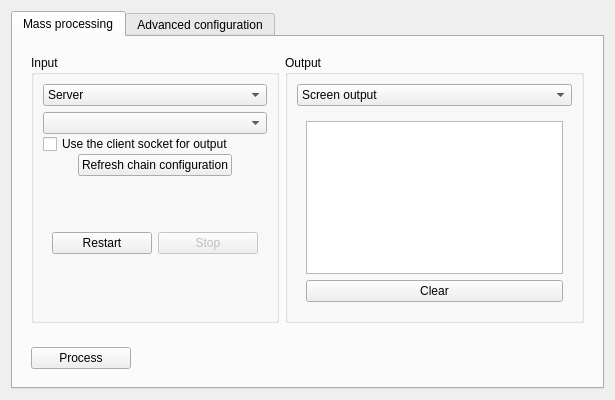
<?xml version="1.0" encoding="UTF-8"?>
<ui version="4.0">
 <comment>
  * Released as open source by Gabriel Caudrelier
  *
  * Developed by Gabriel Caudrelier, gabriel dot caudrelier at gmail dot com
  *
  * https://github.com/metrodango/pip3line
  *
  * Released under BSD 3-Clause see LICENSE for more information
</comment>
 <class>MassProcessingDialog</class>
 <widget class="QDialog" name="MassProcessingDialog">
  <property name="geometry">
   <rect>
    <x>0</x>
    <y>0</y>
    <width>566</width>
    <height>400</height>
   </rect>
  </property>
  <property name="windowTitle">
   <string>Mass processing</string>
  </property>
  <layout class="QVBoxLayout" name="verticalLayout_9">
   <item>
    <widget class="QWidget" name="processingWidget" native="true">
     <layout class="QVBoxLayout" name="verticalLayout_5">
      <property name="spacing">
       <number>0</number>
      </property>
      <property name="margin">
       <number>0</number>
      </property>
      <item>
       <widget class="QTabWidget" name="mainTabWidget">
        <property name="currentIndex">
         <number>0</number>
        </property>
        <widget class="QWidget" name="massProcess">
         <attribute name="title">
          <string>Mass processing</string>
         </attribute>
         <layout class="QVBoxLayout" name="verticalLayout_12">
          <item>
           <widget class="QWidget" name="confWidget" native="true">
            <layout class="QHBoxLayout" name="horizontalLayout">
             <item>
              <widget class="QGroupBox" name="inputGroupBox">
               <property name="title">
                <string>Input</string>
               </property>
               <layout class="QVBoxLayout" name="verticalLayout_2">
                <item>
                 <widget class="QComboBox" name="inputComboBox">
                  <property name="currentIndex">
                   <number>2</number>
                  </property>
                  <item>
                   <property name="text">
                    <string>Text File</string>
                   </property>
                  </item>
                  <item>
                   <property name="text">
                    <string>Manual input</string>
                   </property>
                  </item>
                  <item>
                   <property name="text">
                    <string>Server</string>
                   </property>
                  </item>
                 </widget>
                </item>
                <item>
                 <widget class="QWidget" name="inputfileWidget" native="true">
                  <layout class="QVBoxLayout" name="verticalLayout_3">
                   <property name="spacing">
                    <number>0</number>
                   </property>
                   <property name="margin">
                    <number>0</number>
                   </property>
                   <item>
                    <widget class="QStackedWidget" name="inputStackedWidget">
                     <property name="currentIndex">
                      <number>1</number>
                     </property>
                     <widget class="QWidget" name="textFileInputPage">
                      <layout class="QVBoxLayout" name="verticalLayout_6">
                       <property name="margin">
                        <number>0</number>
                       </property>
                       <item>
                        <widget class="QWidget" name="chooseInputFileWidget" native="true">
                         <property name="sizePolicy">
                          <sizepolicy hsizetype="Minimum" vsizetype="Maximum">
                           <horstretch>0</horstretch>
                           <verstretch>0</verstretch>
                          </sizepolicy>
                         </property>
                         <layout class="QFormLayout" name="formLayout_2">
                          <property name="fieldGrowthPolicy">
                           <enum>QFormLayout::ExpandingFieldsGrow</enum>
                          </property>
                          <property name="labelAlignment">
                           <set>Qt::AlignLeading|Qt::AlignLeft|Qt::AlignVCenter</set>
                          </property>
                          <property name="formAlignment">
                           <set>Qt::AlignRight|Qt::AlignTop|Qt::AlignTrailing</set>
                          </property>
                          <property name="horizontalSpacing">
                           <number>-1</number>
                          </property>
                          <item row="1" column="1">
                           <widget class="QLineEdit" name="inputFileLineEdit">
                            <property name="readOnly">
                             <bool>false</bool>
                            </property>
                           </widget>
                          </item>
                          <item row="1" column="0">
                           <widget class="QPushButton" name="inputFilePushButton">
                            <property name="sizePolicy">
                             <sizepolicy hsizetype="Maximum" vsizetype="Fixed">
                              <horstretch>0</horstretch>
                              <verstretch>0</verstretch>
                             </sizepolicy>
                            </property>
                            <property name="text">
                             <string>...</string>
                            </property>
                           </widget>
                          </item>
                         </layout>
                        </widget>
                       </item>
                       <item>
                        <widget class="QLabel" name="textInputFilelabel">
                         <property name="text">
                          <string>The input file will be read line by line (A &quot;line&quot; being OS dependant)</string>
                         </property>
                         <property name="wordWrap">
                          <bool>true</bool>
                         </property>
                        </widget>
                       </item>
                      </layout>
                     </widget>
                     <widget class="QWidget" name="serverPage">
                      <layout class="QVBoxLayout" name="verticalLayout">
                       <property name="spacing">
                        <number>0</number>
                       </property>
                       <property name="margin">
                        <number>0</number>
                       </property>
                       <item>
                        <widget class="QComboBox" name="serverTypeComboBox"/>
                       </item>
                       <item>
                        <widget class="QWidget" name="serverMgmt" native="true">
                         <layout class="QVBoxLayout" name="verticalLayout_7">
                          <property name="spacing">
                           <number>0</number>
                          </property>
                          <property name="margin">
                           <number>0</number>
                          </property>
                          <item>
                           <widget class="QCheckBox" name="useSocketForOutputcheckBox">
                            <property name="text">
                             <string>Use the client socket for output</string>
                            </property>
                           </widget>
                          </item>
                          <item alignment="Qt::AlignHCenter">
                           <widget class="QPushButton" name="refreshConfPushButton">
                            <property name="sizePolicy">
                             <sizepolicy hsizetype="Maximum" vsizetype="Fixed">
                              <horstretch>0</horstretch>
                              <verstretch>0</verstretch>
                             </sizepolicy>
                            </property>
                            <property name="text">
                             <string>Refresh chain configuration</string>
                            </property>
                           </widget>
                          </item>
                          <item>
                           <widget class="QWidget" name="serverButtonsWidget" native="true">
                            <layout class="QHBoxLayout" name="horizontalLayout_4">
                             <item>
                              <widget class="QPushButton" name="restartPushButton">
                               <property name="sizePolicy">
                                <sizepolicy hsizetype="Maximum" vsizetype="Fixed">
                                 <horstretch>0</horstretch>
                                 <verstretch>0</verstretch>
                                </sizepolicy>
                               </property>
                               <property name="minimumSize">
                                <size>
                                 <width>100</width>
                                 <height>0</height>
                                </size>
                               </property>
                               <property name="maximumSize">
                                <size>
                                 <width>100</width>
                                 <height>16777215</height>
                                </size>
                               </property>
                               <property name="text">
                                <string>Restart</string>
                               </property>
                              </widget>
                             </item>
                             <item>
                              <widget class="QPushButton" name="stopPushButton">
                               <property name="enabled">
                                <bool>false</bool>
                               </property>
                               <property name="sizePolicy">
                                <sizepolicy hsizetype="Maximum" vsizetype="Fixed">
                                 <horstretch>0</horstretch>
                                 <verstretch>0</verstretch>
                                </sizepolicy>
                               </property>
                               <property name="minimumSize">
                                <size>
                                 <width>100</width>
                                 <height>0</height>
                                </size>
                               </property>
                               <property name="maximumSize">
                                <size>
                                 <width>100</width>
                                 <height>16777215</height>
                                </size>
                               </property>
                               <property name="text">
                                <string>Stop</string>
                               </property>
                              </widget>
                             </item>
                            </layout>
                           </widget>
                          </item>
                         </layout>
                        </widget>
                       </item>
                      </layout>
                     </widget>
                     <widget class="QWidget" name="manualInputPage">
                      <layout class="QVBoxLayout" name="verticalLayout_8">
                       <property name="spacing">
                        <number>0</number>
                       </property>
                       <property name="margin">
                        <number>0</number>
                       </property>
                       <item>
                        <widget class="QPlainTextEdit" name="manuaInputPlainTextEdit"/>
                       </item>
                       <item>
                        <widget class="QLabel" name="manualLabel">
                         <property name="text">
                          <string>Input will be processed line by line</string>
                         </property>
                        </widget>
                       </item>
                      </layout>
                     </widget>
                    </widget>
                   </item>
                  </layout>
                 </widget>
                </item>
               </layout>
              </widget>
             </item>
             <item>
              <widget class="QGroupBox" name="outputGroupBox">
               <property name="title">
                <string>Output</string>
               </property>
               <layout class="QVBoxLayout" name="verticalLayout_4">
                <item>
                 <widget class="QComboBox" name="outputComboBox">
                  <property name="currentIndex">
                   <number>1</number>
                  </property>
                  <item>
                   <property name="text">
                    <string>Text File</string>
                   </property>
                  </item>
                  <item>
                   <property name="text">
                    <string>Screen output</string>
                   </property>
                  </item>
                 </widget>
                </item>
                <item>
                 <widget class="QStackedWidget" name="outputStackedWidget">
                  <property name="currentIndex">
                   <number>1</number>
                  </property>
                  <widget class="QWidget" name="textFileOutputPage">
                   <layout class="QVBoxLayout" name="verticalLayout_10">
                    <item>
                     <widget class="QWidget" name="outputfileWidget" native="true">
                      <layout class="QFormLayout" name="formLayout_3">
                       <property name="fieldGrowthPolicy">
                        <enum>QFormLayout::ExpandingFieldsGrow</enum>
                       </property>
                       <property name="rowWrapPolicy">
                        <enum>QFormLayout::DontWrapRows</enum>
                       </property>
                       <property name="labelAlignment">
                        <set>Qt::AlignLeading|Qt::AlignLeft|Qt::AlignVCenter</set>
                       </property>
                       <property name="formAlignment">
                        <set>Qt::AlignRight|Qt::AlignTop|Qt::AlignTrailing</set>
                       </property>
                       <item row="3" column="0">
                        <widget class="QPushButton" name="outputFileButton">
                         <property name="sizePolicy">
                          <sizepolicy hsizetype="Maximum" vsizetype="Fixed">
                           <horstretch>0</horstretch>
                           <verstretch>0</verstretch>
                          </sizepolicy>
                         </property>
                         <property name="text">
                          <string>...</string>
                         </property>
                        </widget>
                       </item>
                       <item row="3" column="1">
                        <widget class="QLineEdit" name="outputFileLineEdit">
                         <property name="sizePolicy">
                          <sizepolicy hsizetype="Expanding" vsizetype="Maximum">
                           <horstretch>0</horstretch>
                           <verstretch>0</verstretch>
                          </sizepolicy>
                         </property>
                         <property name="readOnly">
                          <bool>false</bool>
                         </property>
                        </widget>
                       </item>
                      </layout>
                     </widget>
                    </item>
                    <item>
                     <widget class="QLabel" name="textFileOutputLabel">
                      <property name="sizePolicy">
                       <sizepolicy hsizetype="Minimum" vsizetype="MinimumExpanding">
                        <horstretch>0</horstretch>
                        <verstretch>0</verstretch>
                       </sizepolicy>
                      </property>
                      <property name="text">
                       <string>Ouput blocks will be written one per line (A &quot;line&quot; being OS dependant)</string>
                      </property>
                      <property name="wordWrap">
                       <bool>true</bool>
                      </property>
                     </widget>
                    </item>
                    <item>
                     <widget class="QCheckBox" name="noOverWriteCheckBox">
                      <property name="sizePolicy">
                       <sizepolicy hsizetype="Minimum" vsizetype="MinimumExpanding">
                        <horstretch>0</horstretch>
                        <verstretch>0</verstretch>
                       </sizepolicy>
                      </property>
                      <property name="maximumSize">
                       <size>
                        <width>16777215</width>
                        <height>16777215</height>
                       </size>
                      </property>
                      <property name="toolTip">
                       <string>Do not overwrite the file, simply append the output to the end</string>
                      </property>
                      <property name="text">
                       <string>Append mode</string>
                      </property>
                     </widget>
                    </item>
                   </layout>
                  </widget>
                  <widget class="QWidget" name="screenOutPage">
                   <layout class="QVBoxLayout" name="verticalLayout_11">
                    <item>
                     <widget class="QPlainTextEdit" name="outputPlainTextEdit">
                      <property name="readOnly">
                       <bool>true</bool>
                      </property>
                     </widget>
                    </item>
                    <item>
                     <widget class="QPushButton" name="clearPushButton">
                      <property name="text">
                       <string>Clear</string>
                      </property>
                     </widget>
                    </item>
                   </layout>
                  </widget>
                 </widget>
                </item>
               </layout>
              </widget>
             </item>
            </layout>
           </widget>
          </item>
          <item>
           <widget class="QWidget" name="mngmtWidget" native="true">
            <layout class="QHBoxLayout" name="horizontalLayout_5">
             <item>
              <widget class="QPushButton" name="processingPushButton">
               <property name="maximumSize">
                <size>
                 <width>100</width>
                 <height>16777215</height>
                </size>
               </property>
               <property name="layoutDirection">
                <enum>Qt::LeftToRight</enum>
               </property>
               <property name="text">
                <string>Process</string>
               </property>
              </widget>
             </item>
             <item>
              <widget class="QLabel" name="statsLabel">
               <property name="text">
                <string/>
               </property>
               <property name="alignment">
                <set>Qt::AlignLeading|Qt::AlignLeft|Qt::AlignVCenter</set>
               </property>
              </widget>
             </item>
            </layout>
           </widget>
          </item>
         </layout>
        </widget>
        <widget class="QWidget" name="serversConf">
         <attribute name="title">
          <string>Advanced configuration</string>
         </attribute>
         <layout class="QHBoxLayout" name="horizontalLayout_2">
          <item>
           <widget class="QWidget" name="widget" native="true">
            <layout class="QVBoxLayout" name="verticalLayout_14">
             <item>
              <widget class="QGroupBox" name="tcpUdpgroupBox">
               <property name="title">
                <string>Tcp server</string>
               </property>
               <layout class="QFormLayout" name="formLayout">
                <item row="0" column="0">
                 <widget class="QLabel" name="tcpBindingLabel">
                  <property name="text">
                   <string>Binding address</string>
                  </property>
                 </widget>
                </item>
                <item row="0" column="1">
                 <widget class="QComboBox" name="ipsComboBox">
                  <property name="editable">
                   <bool>true</bool>
                  </property>
                 </widget>
                </item>
                <item row="2" column="0">
                 <widget class="QLabel" name="tcpPortLabel">
                  <property name="text">
                   <string>Port</string>
                  </property>
                 </widget>
                </item>
                <item row="2" column="1">
                 <widget class="QSpinBox" name="portSpinBox">
                  <property name="minimum">
                   <number>1</number>
                  </property>
                  <property name="maximum">
                   <number>65535</number>
                  </property>
                  <property name="value">
                   <number>45632</number>
                  </property>
                 </widget>
                </item>
                <item row="1" column="1">
                 <widget class="QPushButton" name="refreshIPsPushButton">
                  <property name="text">
                   <string>Refresh IPs</string>
                  </property>
                 </widget>
                </item>
               </layout>
              </widget>
             </item>
             <item>
              <widget class="QGroupBox" name="localSocketGroupBox">
               <property name="title">
                <string>Local socket</string>
               </property>
               <layout class="QFormLayout" name="formLayout_4">
                <property name="fieldGrowthPolicy">
                 <enum>QFormLayout::ExpandingFieldsGrow</enum>
                </property>
                <item row="0" column="0">
                 <widget class="QLabel" name="pipeLabel">
                  <property name="text">
                   <string>Name</string>
                  </property>
                 </widget>
                </item>
                <item row="0" column="1">
                 <widget class="QLineEdit" name="pipeNameLineEdit">
                  <property name="text">
                   <string>/tmp/pmass</string>
                  </property>
                 </widget>
                </item>
               </layout>
              </widget>
             </item>
             <item>
              <widget class="QLabel" name="serverCommentlabel">
               <property name="text">
                <string>Servers parameters will only take effect after a server restart</string>
               </property>
               <property name="wordWrap">
                <bool>true</bool>
               </property>
              </widget>
             </item>
             <item>
              <spacer name="verticalSpacer_2">
               <property name="orientation">
                <enum>Qt::Vertical</enum>
               </property>
               <property name="sizeHint" stdset="0">
                <size>
                 <width>20</width>
                 <height>40</height>
                </size>
               </property>
              </spacer>
             </item>
            </layout>
           </widget>
          </item>
          <item>
           <widget class="QGroupBox" name="generalGroupBox">
            <property name="title">
             <string>General configuration</string>
            </property>
            <layout class="QVBoxLayout" name="verticalLayout_13">
             <item>
              <widget class="QCheckBox" name="keepSynchronizedCheckBox">
               <property name="toolTip">
                <string>&lt;html&gt;&lt;head/&gt;&lt;body&gt;&lt;p&gt;Keep the transform chain used in sync with the tab this dialog originate from.&lt;/p&gt;&lt;p&gt;&lt;br/&gt;&lt;/p&gt;&lt;/body&gt;&lt;/html&gt;</string>
               </property>
               <property name="text">
                <string>Keep the transform chain  updated</string>
               </property>
               <property name="checked">
                <bool>true</bool>
               </property>
              </widget>
             </item>
             <item>
              <widget class="QCheckBox" name="logsCheckBox">
               <property name="toolTip">
                <string>&lt;html&gt;&lt;head/&gt;&lt;body&gt;&lt;p&gt;Enabling this will send all log messages emitted to be printed in the main window logs.&lt;/p&gt;&lt;p&gt;&lt;span style=&quot; font-weight:600;&quot;&gt;WARNING&lt;/span&gt;: this may freeze the GUI if too many messages are send.&lt;/p&gt;&lt;/body&gt;&lt;/html&gt;</string>
               </property>
               <property name="text">
                <string>Send logs to main window</string>
               </property>
              </widget>
             </item>
             <item>
              <widget class="QCheckBox" name="decodeCheckBox">
               <property name="text">
                <string>Decode input from Base64 (RFC 2045)</string>
               </property>
              </widget>
             </item>
             <item>
              <widget class="QCheckBox" name="encodeCheckBox">
               <property name="text">
                <string>Encode output with Base64 (RFC2045)</string>
               </property>
              </widget>
             </item>
             <item>
              <widget class="QLabel" name="label">
               <property name="text">
                <string>It is recommended to use base64 to avoid parsing issues</string>
               </property>
               <property name="alignment">
                <set>Qt::AlignCenter</set>
               </property>
               <property name="wordWrap">
                <bool>true</bool>
               </property>
              </widget>
             </item>
             <item>
              <widget class="QWidget" name="separatorWidget" native="true">
               <layout class="QHBoxLayout" name="horizontalLayout_3">
                <item>
                 <widget class="QLabel" name="separatorLabel">
                  <property name="text">
                   <string>Block sepatator</string>
                  </property>
                 </widget>
                </item>
                <item>
                 <widget class="QLineEdit" name="separatorLineEdit">
                  <property name="enabled">
                   <bool>false</bool>
                  </property>
                  <property name="maximumSize">
                   <size>
                    <width>30</width>
                    <height>16777215</height>
                   </size>
                  </property>
                  <property name="inputMask">
                   <string>HH; </string>
                  </property>
                  <property name="text">
                   <string>0a</string>
                  </property>
                  <property name="maxLength">
                   <number>2</number>
                  </property>
                 </widget>
                </item>
               </layout>
              </widget>
             </item>
             <item>
              <spacer name="verticalSpacer">
               <property name="orientation">
                <enum>Qt::Vertical</enum>
               </property>
               <property name="sizeHint" stdset="0">
                <size>
                 <width>20</width>
                 <height>40</height>
                </size>
               </property>
              </spacer>
             </item>
            </layout>
           </widget>
          </item>
         </layout>
        </widget>
       </widget>
      </item>
     </layout>
    </widget>
   </item>
  </layout>
 </widget>
 <resources/>
 <connections/>
</ui>
